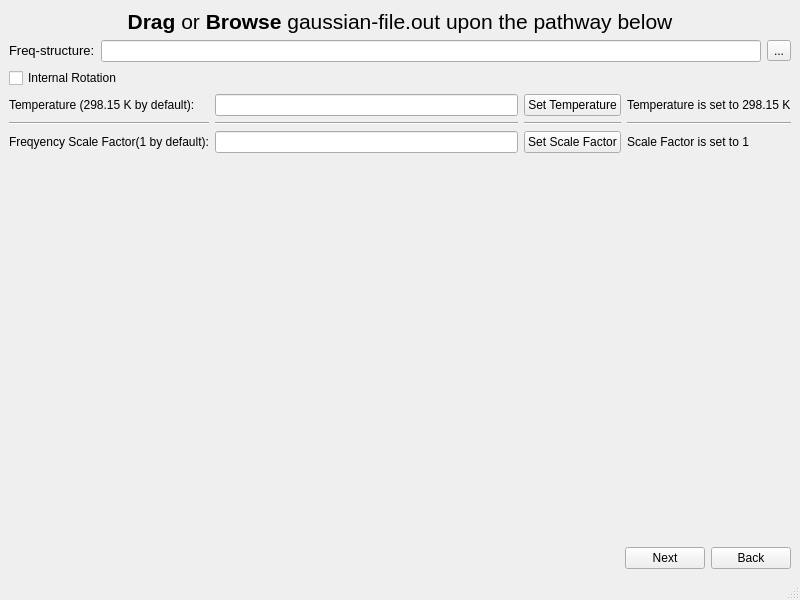
<?xml version="1.0" encoding="UTF-8"?>
<ui version="4.0">
 <class>StatCalc</class>
 <widget class="QMainWindow" name="StatCalc">
  <property name="geometry">
   <rect>
    <x>0</x>
    <y>0</y>
    <width>800</width>
    <height>600</height>
   </rect>
  </property>
  <property name="windowTitle">
   <string>MainWindow</string>
  </property>
  <widget class="QWidget" name="centralwidget">
   <layout class="QVBoxLayout" name="verticalLayout_6">
    <item>
     <layout class="QVBoxLayout" name="verticalLayout_5">
      <item>
       <widget class="QLabel" name="label_freq">
        <property name="text">
         <string>&lt;html&gt;&lt;head/&gt;&lt;body&gt;&lt;p align=&quot;center&quot;&gt;&lt;span style=&quot; font-size:16pt; font-weight:600;&quot;&gt;Drag&lt;/span&gt;&lt;span style=&quot; font-size:16pt;&quot;&gt; or &lt;/span&gt;&lt;span style=&quot; font-size:16pt; font-weight:600;&quot;&gt;Browse&lt;/span&gt;&lt;span style=&quot; font-size:16pt;&quot;&gt; gaussian-file.out upon the pathway below&lt;/span&gt;&lt;/p&gt;&lt;/body&gt;&lt;/html&gt;</string>
        </property>
       </widget>
      </item>
      <item>
       <layout class="QGridLayout" name="gridLayout">
        <item row="0" column="0">
         <widget class="QLabel" name="label_2">
          <property name="text">
           <string>&lt;html&gt;&lt;head/&gt;&lt;body&gt;&lt;p&gt;&lt;span style=&quot; font-size:10pt;&quot;&gt;Freq-structure:&lt;/span&gt;&lt;/p&gt;&lt;/body&gt;&lt;/html&gt;</string>
          </property>
         </widget>
        </item>
        <item row="0" column="1">
         <widget class="QLineEdit" name="lineEdit_freq"/>
        </item>
        <item row="0" column="2">
         <widget class="QToolButton" name="toolButton_freq">
          <property name="text">
           <string>...</string>
          </property>
         </widget>
        </item>
       </layout>
      </item>
      <item>
       <widget class="QCheckBox" name="checkBox">
        <property name="text">
         <string>Internal Rotation</string>
        </property>
       </widget>
      </item>
      <item>
       <layout class="QHBoxLayout" name="horizontalLayout">
        <item>
         <layout class="QVBoxLayout" name="verticalLayout">
          <item>
           <widget class="QLabel" name="label_temperature">
            <property name="text">
             <string>Temperature (298.15 K by default):</string>
            </property>
           </widget>
          </item>
          <item>
           <widget class="Line" name="line">
            <property name="orientation">
             <enum>Qt::Horizontal</enum>
            </property>
           </widget>
          </item>
          <item>
           <widget class="QLabel" name="label">
            <property name="text">
             <string>Freqyency Scale Factor(1 by default):</string>
            </property>
           </widget>
          </item>
         </layout>
        </item>
        <item>
         <layout class="QVBoxLayout" name="verticalLayout_2">
          <item>
           <widget class="QLineEdit" name="lineEdit_temperature"/>
          </item>
          <item>
           <widget class="Line" name="line_3">
            <property name="orientation">
             <enum>Qt::Horizontal</enum>
            </property>
           </widget>
          </item>
          <item>
           <widget class="QLineEdit" name="lineEdit_scalefactor"/>
          </item>
         </layout>
        </item>
        <item>
         <layout class="QVBoxLayout" name="verticalLayout_3">
          <item>
           <widget class="QPushButton" name="pushButton_temperature">
            <property name="text">
             <string>Set Temperature</string>
            </property>
           </widget>
          </item>
          <item>
           <widget class="Line" name="line_2">
            <property name="orientation">
             <enum>Qt::Horizontal</enum>
            </property>
           </widget>
          </item>
          <item>
           <widget class="QPushButton" name="pushButton_scalefactor">
            <property name="text">
             <string>Set Scale Factor</string>
            </property>
           </widget>
          </item>
         </layout>
        </item>
        <item>
         <layout class="QVBoxLayout" name="verticalLayout_4">
          <item>
           <widget class="QLabel" name="label_set_temperature">
            <property name="text">
             <string>Temperature is set to 298.15 K</string>
            </property>
           </widget>
          </item>
          <item>
           <widget class="Line" name="line_4">
            <property name="orientation">
             <enum>Qt::Horizontal</enum>
            </property>
           </widget>
          </item>
          <item>
           <widget class="QLabel" name="label_set_SF">
            <property name="text">
             <string>Scale Factor is set to 1</string>
            </property>
           </widget>
          </item>
         </layout>
        </item>
       </layout>
      </item>
     </layout>
    </item>
    <item>
     <layout class="QGridLayout" name="gridLayout_4">
      <item row="1" column="1">
       <widget class="QPushButton" name="pushButton_Next">
        <property name="text">
         <string>Next</string>
        </property>
       </widget>
      </item>
      <item row="1" column="0">
       <spacer name="horizontalSpacer">
        <property name="orientation">
         <enum>Qt::Horizontal</enum>
        </property>
        <property name="sizeHint" stdset="0">
         <size>
          <width>40</width>
          <height>20</height>
         </size>
        </property>
       </spacer>
      </item>
      <item row="0" column="2">
       <spacer name="verticalSpacer">
        <property name="orientation">
         <enum>Qt::Vertical</enum>
        </property>
        <property name="sizeHint" stdset="0">
         <size>
          <width>20</width>
          <height>40</height>
         </size>
        </property>
       </spacer>
      </item>
      <item row="1" column="2">
       <widget class="QPushButton" name="pushButton_Back">
        <property name="text">
         <string>Back</string>
        </property>
       </widget>
      </item>
     </layout>
    </item>
   </layout>
  </widget>
  <widget class="QMenuBar" name="menubar">
   <property name="enabled">
    <bool>false</bool>
   </property>
   <property name="geometry">
    <rect>
     <x>0</x>
     <y>0</y>
     <width>800</width>
     <height>22</height>
    </rect>
   </property>
  </widget>
  <widget class="QStatusBar" name="statusbar"/>
 </widget>
 <resources/>
 <connections/>
</ui>
